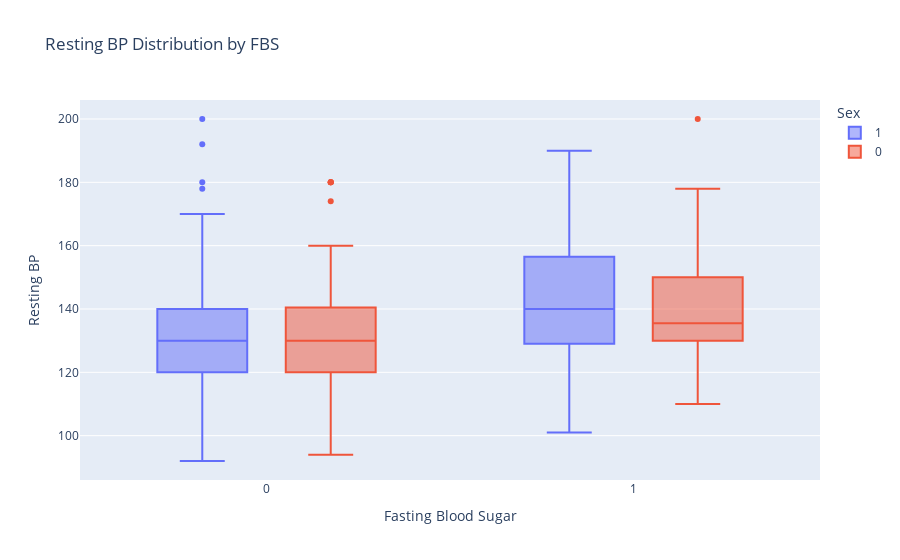

This figure's notebook cell:
### Code cell
fig = px.box(df,y="Resting BP",x="Fasting Blood Sugar",title=f"Resting BP Distribution by FBS",color="Sex")
fig.show()

### Figure 1 — Plotly figure (JSON) as saved in the notebook; plotly's stock layout.template omitted (floating-point values rounded to 4 significant figures; data arrays with more than 128 entries replaced by an {"elided": "..."} marker saying what was removed)
{"data": [{"alignmentgroup": "True", "hovertemplate": "Sex=1<br>Fasting Blood Sugar=%{x}<br>Resting BP=%{y}<extra></extra>", "legendgroup": "1", "marker": {"color": "#636efa"}, "name": "1", "notched": false, "offsetgroup": "1", "orientation": "v", "showlegend": true, "type": "box", "x": {"elided": "337 int values"}, "x0": " ", "xaxis": "x", "y": {"elided": "337 int values"}, "y0": " ", "yaxis": "y"}, {"alignmentgroup": "True", "hovertemplate": "Sex=0<br>Fasting Blood Sugar=%{x}<br>Resting BP=%{y}<extra></extra>", "legendgroup": "0", "marker": {"color": "#EF553B"}, "name": "0", "notched": false, "offsetgroup": "0", "orientation": "v", "showlegend": true, "type": "box", "x": [0, 0, 0, 0, 0, 1, 0, 0, 0, 0, 0, 0, 0, 1, 0, 0, 0, 1, 0, 0, 0, 0, 0, 0, 0, 0, 0, 0, 0, 0, 1, 0, 1, 0, 0, 0, 0, 1, 0, 0, 0, 0, 0, 0, 0, 0, 1, 0, 0, 0, 0, 0, 0, 1, 0, 0, 0, 0, 0, 0, 0, 0, 1, 0, 0, 0, 0, 0, 0, 0, 0, 0, 0, 0, 0, 0, 0, 0, 0, 1, 0, 0, 0, 0, 0, 1, 0, 0, 0, 0, 0, 0, 1, 0, 0, 0, 0, 0, 0, 0, 0, 0, 0, 0, 0, 0, 0, 0, 0, 0, 0, 0, 0, 1, 0, 0, 0, 0, 0, 0, 0, 0, 1], "x0": " ", "xaxis": "x", "y": [130, 140, 120, 140, 130, 150, 120, 120, 150, 140, 150, 160, 130, 140, 105, 130, 142, 135, 155, 160, 140, 130, 128, 138, 130, 160, 108, 135, 150, 128, 110, 145, 132, 130, 138, 150, 130, 200, 124, 122, 135, 102, 102, 115, 110, 100, 132, 112, 174, 140, 134, 158, 140, 138, 120, 138, 120, 110, 180, 140, 150, 120, 178, 105, 138, 130, 112, 108, 94, 108, 118, 152, 136, 180, 120, 160, 134, 126, 130, 120, 120, 120, 106, 140, 118, 136, 150, 112, 146, 138, 130, 128, 170, 132, 124, 140, 140, 108, 150, 120, 130, 150, 130, 140, 120, 120, 130, 180, 130, 130, 100, 160, 160, 130, 150, 138, 120, 120, 130, 180, 142, 138, 114], "y0": " ", "yaxis": "y"}], "layout": {"boxmode": "group", "legend": {"title": {"text": "Sex"}, "tracegroupgap": 0}, "title": {"text": "Resting BP Distribution by FBS"}, "xaxis": {"anchor": "y", "domain": [0, 1], "title": {"text": "Fasting Blood Sugar"}}, "yaxis": {"anchor": "x", "domain": [0, 1], "title": {"text": "Resting BP"}}}}
